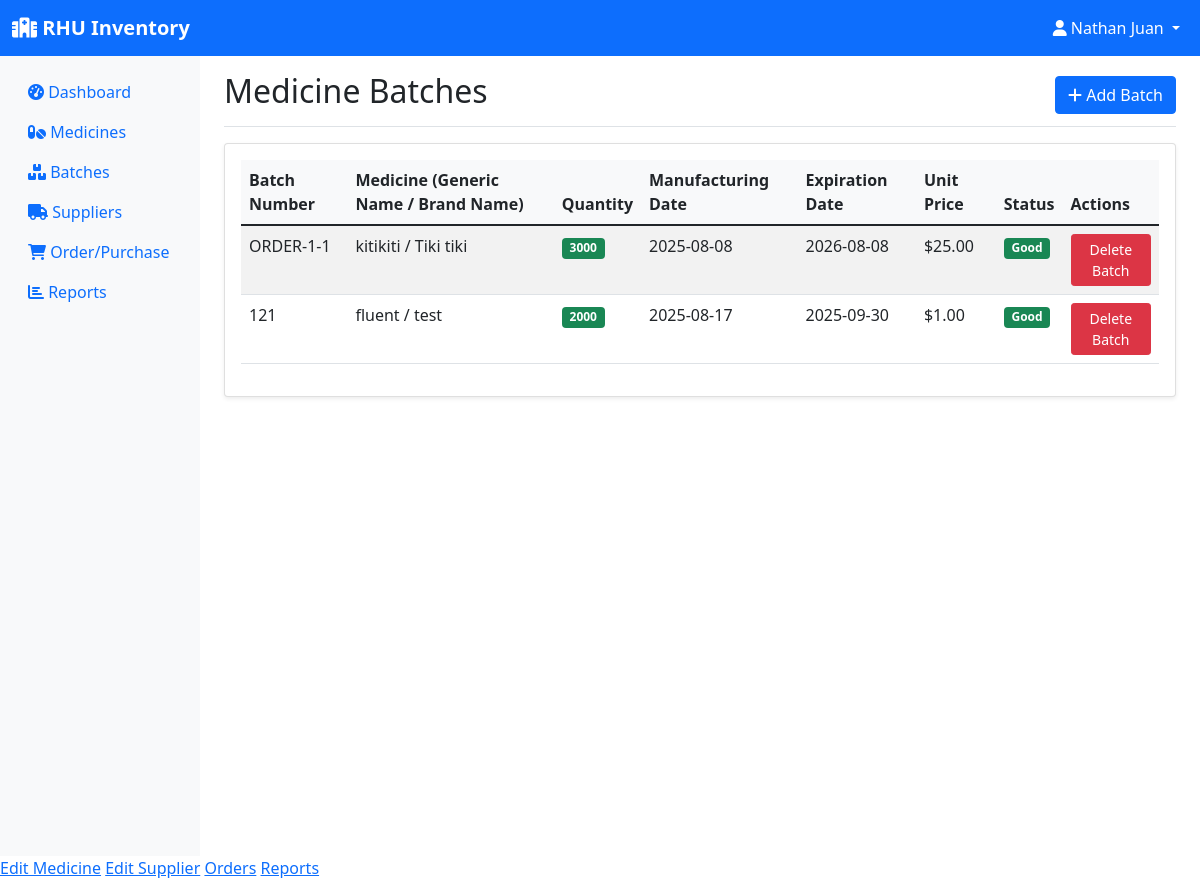
Page /batches (signed in) on the earlier database version.
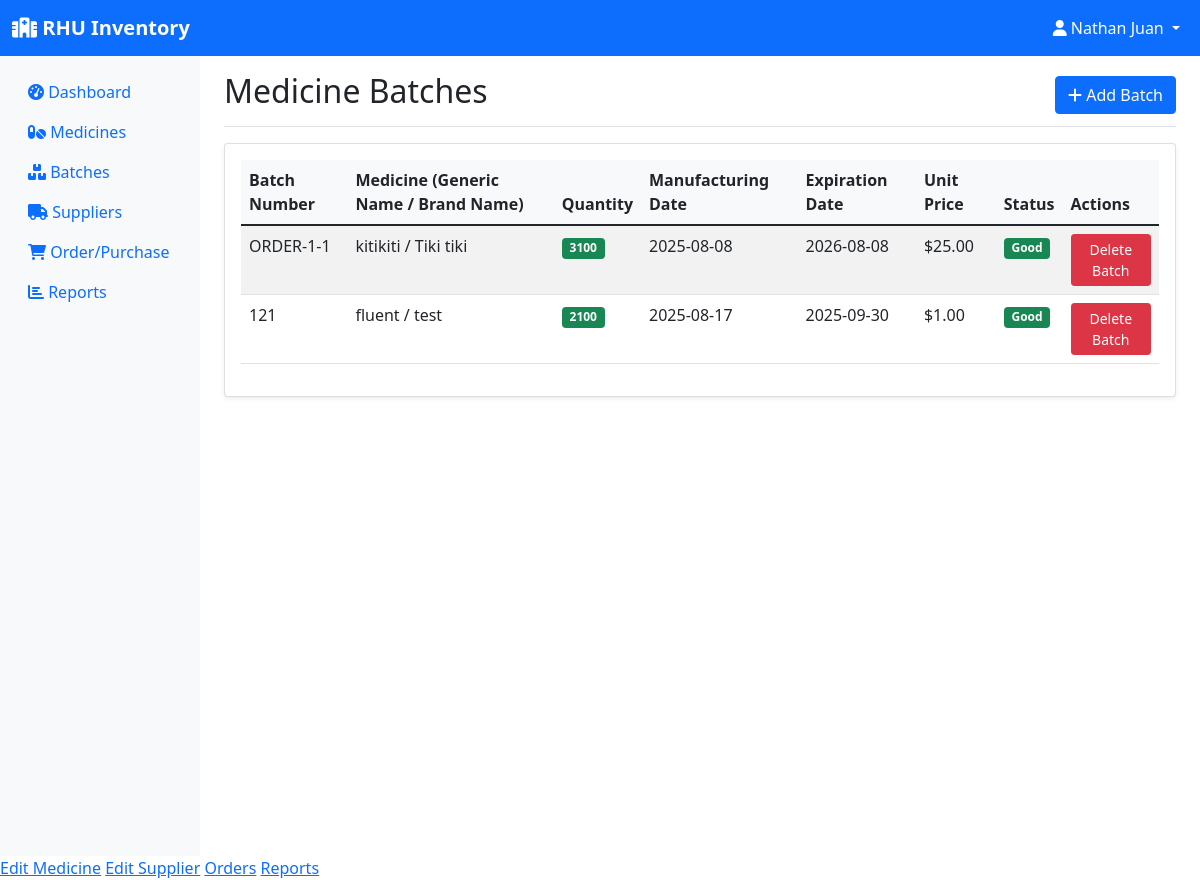
Same page on the later database version.
### models.py (models this page shows, shortened)
class Batch(db.Model):
    id = db.Column(db.Integer, primary_key=True)
    batch_number = db.Column(db.String(50), nullable=False)
    medicine_id = db.Column(db.Integer, db.ForeignKey('medicine.id'), nullable=False)
    quantity = db.Column(db.Integer, nullable=False)
    expiration_date = db.Column(db.Date, nullable=False)
    manufacturing_date = db.Column(db.Date)
    unit_price = db.Column(db.Float)
    created_at = db.Column(db.DateTime, default=datetime.utcnow)
    transactions = db.relationship('StockTransaction', backref='batch', lazy=True)
    @property
    def is_expired(self):
        return self.expiration_date < datetime.now().date()
    @property
    def days_until_expiration(self):
        delta = self.expiration_date - datetime.now().date()
        return delta.days

class Medicine(db.Model):
    id = db.Column(db.Integer, primary_key=True)
    name = db.Column(db.String(100), nullable=False)
    generic_name = db.Column(db.String(100))
    category = db.Column(db.String(50))
    unit = db.Column(db.String(20))  # e.g., tablets, bottles, etc.
    supplier_id = db.Column(db.Integer, db.ForeignKey('supplier.id'), nullable=False)
    created_at = db.Column(db.DateTime, default=datetime.utcnow)
    batches = db.relationship('Batch', backref='medicine', lazy=True)
    order_items = db.relationship('OrderItem', backref='medicine', lazy=True)

### app.py (the view)
@app.route('/batches')
@login_required
def batches():
    batches = Batch.query.all()
    return render_template('batches.html', batches=batches)

### app.py (called while the page is built)
@login_manager.user_loader
def load_user(user_id):
    return User.query.get(int(user_id))

### templates/batches.html (shortened to what this page needs)
{% extends "base.html" %}
{% block content %}
<div class="d-flex justify-content-between flex-wrap flex-md-nowrap align-items-center pt-3 pb-2 mb-3 border-bottom">
    <h1 class="h2">Medicine Batches</h1>
    {% if current_user.role != 'employee' %}
    <a href="{{ url_for('add_batch') }}" class="btn btn-primary">
        <i class="fas fa-plus"></i> Add Batch
    </a>
    {% endif %}
</div>
<div class="card">
    <div class="card-body">
        {% if batches %}
        <div class="table-responsive">
            <table class="table table-striped">
                <thead>
                    <tr>
                        <th>Batch Number</th>
                        <th>Medicine (Generic Name / Brand Name)</th>
                        <th>Quantity</th>
                        <th>Manufacturing Date</th>
                        <th>Expiration Date</th>
                        <th>Unit Price</th>
                        <th>Status</th>
                        <th>Actions</th>
                    </tr>
                </thead>
                <tbody>
                    {% for batch in batches %}
                    <tr>
                        <td>{{ batch.batch_number }}</td>
                        <td>{{ batch.medicine.generic_name }} / {{ batch.medicine.name }}</td>
                        <td>
                            <span class="badge bg-{{ 'danger' if batch.quantity <= 10 else 'success' }}">
                                {{ batch.quantity }}
                            </span>
                        </td>
                        <td>{{ batch.manufacturing_date or '-' }}</td>
                        <td>{{ batch.expiration_date }}</td>
                        <td>${{ "%.2f"|format(batch.unit_price or 0) }}</td>
                        <td>
                            {% if batch.is_expired %}
                                <span class="badge bg-danger">Expired</span>
                            {% elif batch.days_until_expiration <= 30 %}
                                <span class="badge bg-warning">Expiring Soon</span>
                            {% else %}
                                <span class="badge bg-success">Good</span>
                            {% endif %}
                        </td>
                        <td>
                            {% if current_user.role in ['admin', 'sub-admin'] %}
                            <form action="{{ url_for('delete_medicine_from_batch', id=batch.id) }}" method="post" style="display:inline;">
                                <button type="submit" class="btn btn-danger btn-sm"
                                    onclick="return confirm('Are you sure you want to delete the medicine and all its batches and order items?');">
                                    Delete Batch
                                </button>
                            </form>
                            {% endif %}
                        </td>
                    </tr>
                    {% endfor %}
                </tbody>
            </table>
        </div>
        {% else %}
        <div class="text-center py-4">
            <i class="fas fa-boxes fa-3x text-muted mb-3"></i>
            <p class="text-muted">No batches found. <a href="{{ url_for('add_batch') }}">Add your first batch</a>.</p>
        </div>
        {% endif %}
    </div>
</div>
{% endblock %}

Differences in the rows shown:
changed Batch "ORDER-1-1": quantity "3000" → "3100"
changed Batch "fluent": quantity "2000" → "2100"
